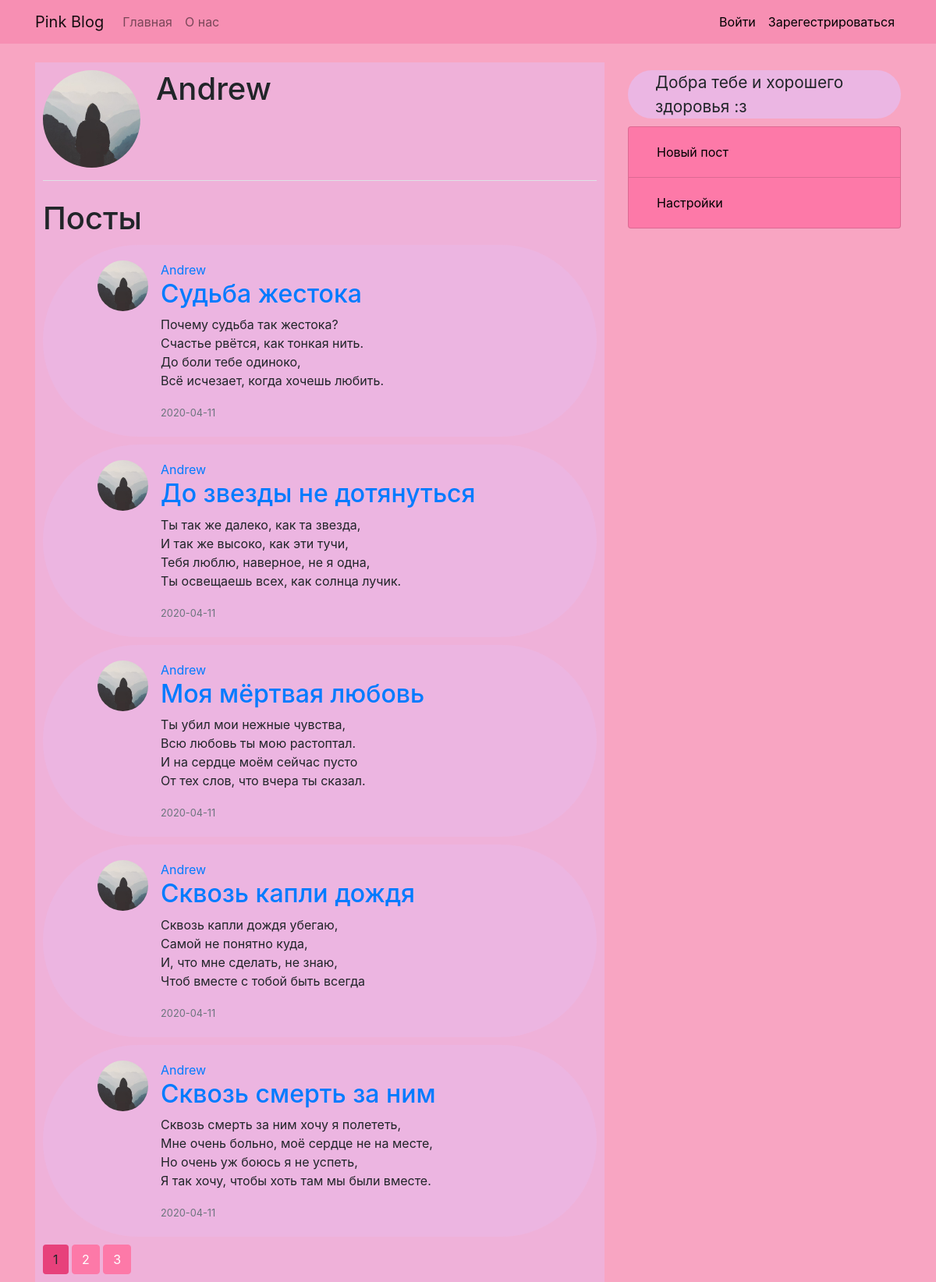
The app's page /account/Andrew with its own data.
### pinkblog/models.py (models this page shows, shortened)
class User(db.Model, UserMixin):
    id = db.Column(db.Integer, primary_key=True)
    username = db.Column(db.String(20), unique=True, nullable=False)
    email = db.Column(db.String(20), unique=True, nullable=False)
    user_image = db.Column(db.String(20), unique=False, nullable=False, default='default.jpg')
    password = db.Column(db.String(20), unique=False, nullable=False)
    posts = db.relationship('Post', backref='author', lazy=True)
    comments = db.relationship('Comment', backref='author', lazy=True)

class Post(db.Model):
    id = db.Column(db.Integer, primary_key=True)
    title = db.Column(db.String(100), nullable=False)
    date_posted = db.Column(db.DateTime, nullable=False, default=datetime.utcnow())
    content = db.Column(db.Text, nullable=False)
    user_id = db.Column(db.Integer, db.ForeignKey('user.id'), nullable=False)
    comments = db.relationship('Comment', backref='post', lazy=True)

### pinkblog/routes.py (the view)
@app.route("/account/<string:username>")
def account_info(username):
    user = User.query.filter_by(username=username).first_or_404()
    posts=[]
    if user.posts:
        page = request.args.get('page', 1, type=int)
        posts = Post.query.filter_by(author=user).order_by(Post.date_posted.desc()).paginate(page=page, per_page=5)
    return render_template('account.html', user=user, posts=posts)

### pinkblog/templates/account.html (shortened to what this page needs)
{% extends "layout.html" %}
{% block content %}
    <div class="content-section">
        <div class="media">
            <img class="rounded-circle account-img" src="{{ url_for('static', filename='profile_pics/'+user.user_image) }}"/>
            <div class="media-body">
                <h2 class="account-heading">{{ user.username }}</h2>
            </div>
        </div>
        <div class="border-top pt-4">
            {% if posts %}
                <h1>Посты</h1>
                {% for post in posts.items %}
                    <article class="media rounded-pill post">
                        <img class="rounded-circle article-image"
                            src="{{ url_for('static', filename='profile_pics/'+post.author.user_image) }}" />
                        <div class="media-body">
                            <a href="{{ url_for('account_info', username=post.author.username) }}">{{ post.author.username }}</a>
                            <h2><a href="{{ url_for('post', post_id=post.id) }}">{{ post.title }}</a></h2>
                            <p class="post-content">{{ post.content }}</p>
                            <small class="text-muted">{{ post.date_posted.strftime('%Y-%m-%d') }}</small>
                        </div>
                    </article>
                {% endfor %}
                {% for page_num in posts.iter_pages(left_edge=1, right_edge=1, left_current=2, right_current=2) %}
                    {% if page_num %}
                        {% if posts.page == page_num %}
                            <a class="btn btn-info-active" href="{{ url_for('account_info', page=page_num, username=user.username) }}">{{ page_num }}</a>
                        {% else %}
                            <a class="btn btn-info" href="{{ url_for('account_info', page=page_num, username=user.username) }}">{{ page_num }}</a>
                        {% endif %}
                    {% else %}
                        ...
                    {% endif %}
                {% endfor %}
            {% else %}
                <h2>У данного пользователя еще нет постов</h2>
            {% endif %}
        </div>
    </div>
{% endblock %}

### pinkblog/static/style.css (style rules this page uses)
body { background: #f8a5c2; margin-top: 5rem; }
.post { background-color: rgba(235, 184, 230, 0.658); margin: 10px 0px; padding: 20px 20px; padding-left: 70px; }
.post a { text-decoration: none; }
.content-section { background-color: rgba(235, 184, 230, 0.658); padding: 10px; }
.account-img { height: 125px; width: 125px; margin-right: 20px; margin-bottom: 16px; }
.account-heading { font-size: 2.5rem; }
.btn-info { background-color: rgba(253, 121, 168, 1); border-color: rgb(253, 121, 168); }
.btn-info:hover, .btn-info-active { background-color: rgb(231, 65, 123); }
.article-image { height: 65px; width: 65px; margin-right: 16px; }
.post-content { white-space: pre-line; }

### records on screen
User: user_image (placeholder picture), username "Andrew"
Post: user_image (placeholder picture), author.username "Andrew", title "Судьба жестока", content "Почему судьба так жестока? Счастье рвётся, как тонкая нить. До боли тебе одиноко, Всё исчезает, когда хочешь любить.", date_posted "2020-04-11"
Post: user_image (placeholder picture), author.username "Andrew", title "До звезды не дотянуться", content "Ты так же далеко, как та звезда, И так же высоко, как эти тучи, Тебя люблю, наверное, не я одна, Ты освещаешь всех, как солнца лучик.", date_posted "2020-04-11"
Post: user_image (placeholder picture), author.username "Andrew", title "Моя мёртвая любовь", content "Ты убил мои нежные чувства, Всю любовь ты мою растоптал. И на сердце моём сейчас пусто От тех слов, что вчера ты сказал.", date_posted "2020-04-11"
Post: user_image (placeholder picture), author.username "Andrew", title "Сквозь капли дождя", content "Сквозь капли дождя убегаю, Самой не понятно куда, И, что мне сделать, не знаю, Чтоб вместе с тобой быть всегда", date_posted "2020-04-11"
Post: user_image (placeholder picture), author.username "Andrew", title "Сквозь смерть за ним", content "Сквозь смерть за ним хочу я полететь, Мне очень больно, моё сердце не на месте, Но очень уж боюсь я не успеть, Я так хочу, чтобы хоть там мы были вместе.", date_posted "2020-04-11"

### other values on screen
{{ page_num }} "1"
{{ page_num }} "2" "3"
